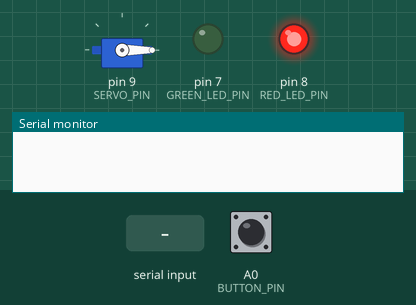
A sketch run on a simulated Arduino Uno, built with avr-gcc and run on an emulated ATmega328P. On the bench: servo, output pins drawn as LEDs (lit = HIGH), the last lines printed to the serial monitor. Dashed ring = blinking. Inputs (shaded band) come from the test bench; at power-on: A0 (BUTTON_PIN) LOW.

Above: at 1.2 s.
1.3 s: A0 (BUTTON_PIN) pulled HIGH for 0.15 s
At 1.55 s:
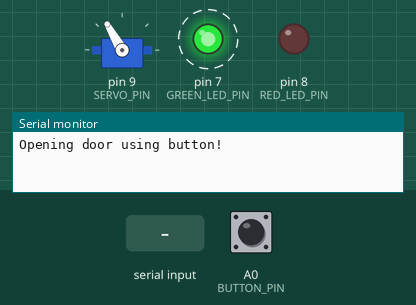
4.3 s: "1\n" received over Serial
At 7.0 s:
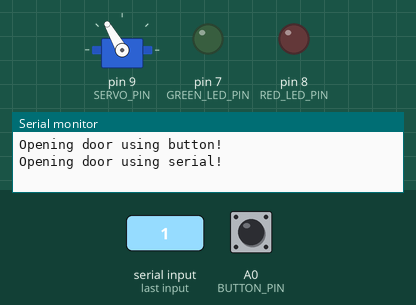
7.3 s: A0 (BUTTON_PIN) pulled HIGH for 1 s
At 10.1 s:
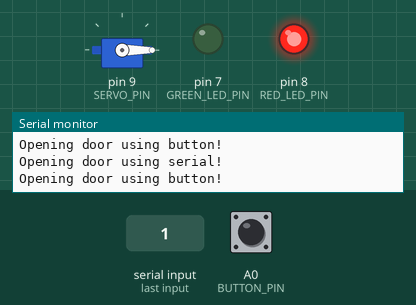
10.3 s: A0 (BUTTON_PIN) pulled HIGH for 3.2 s
At 10.55 s:
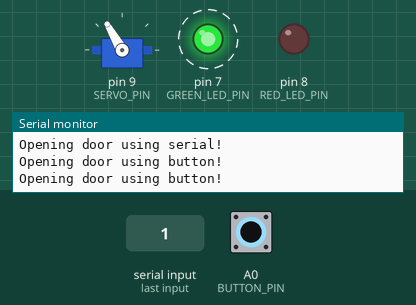
Timing chart, 0 to 15.8 s (numbered marks = the images above; inputs shaded):
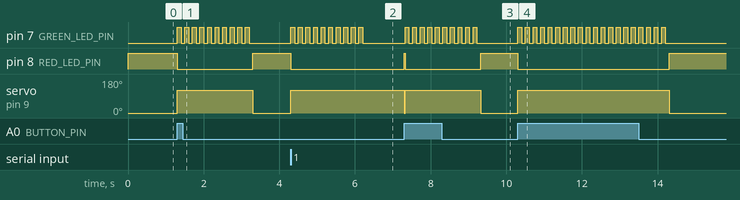

The sketch:

servo-serial.ino
```cpp
/**
 * Turns a servo to open a door knob by taking input from serial
 * or by pushing a button.
 */
 #include <Servo.h>

/**
 * Servo object.
 */
Servo servo;

/**
 * Pin for reading push button state.
 */
const int BUTTON_PIN = A0;

/**
 * Pin for the green LED.
 */
const int GREEN_LED_PIN = 7;

/**
 * Pin for the red LED.
 */
const int RED_LED_PIN = 8;

/**
 * Pin for the servo motor.
 */
const int SERVO_PIN = 9;

/**
 * Angle when the servo is in opened state.
 */
const int OPEN_ANGLE = 120;

/**
 * Angle when the servo is in closed state.
 */
const int CLOSE_ANGLE = 0;

/**
 * Returns true if the button is pressed, otherwise false.
 */
static bool isButtonPressed() {
  return digitalRead(BUTTON_PIN) == HIGH;
}

/**
 * Returns true if there's a 1 read on serial.
 */
static bool isSerialOne() {
  while (Serial.available() > 0) {
    if (Serial.parseInt() == 1) {
      return true;
    }
  }
  return false;
}

/**
 * Blinks the green LED.
 */
static void blinkGreenLED() {
  for (int i = 0; i < 10; ++i) {
    digitalWrite(GREEN_LED_PIN, HIGH);
    delay(100);
    digitalWrite(GREEN_LED_PIN, LOW);
    delay(100);
  }
}

/**
 * Opens the door, turns off the red LED and blinks the green LED.
 */
static void openDoor() {
  digitalWrite(RED_LED_PIN, LOW);
  servo.write(OPEN_ANGLE);
  blinkGreenLED();
}

/**
 * Set up serial, push button, LEDs and attach the servo.
 */
void setup() {
  Serial.begin(9600);
  pinMode(BUTTON_PIN, INPUT);
  pinMode(GREEN_LED_PIN, OUTPUT);
  pinMode(RED_LED_PIN, OUTPUT);
  servo.attach(SERVO_PIN);
}

/**
 *
 */
void loop() {
  if (isButtonPressed()) {
    Serial.println("Opening door using button!");
    openDoor();
  } else if (isSerialOne()) {
    Serial.println("Opening door using serial!");
    openDoor();
  } else {
    servo.write(CLOSE_ANGLE);
    digitalWrite(RED_LED_PIN, HIGH);
    delay(20);
  }
}
```

Measured:
- after the input at 1.3 s, pin 7 (GREEN_LED_PIN): alternates HIGH for 0.10 s and LOW for 0.10 s, 20 changes in all, then stays LOW, starting at once; pin 8 (RED_LED_PIN): HIGH → LOW at once, → HIGH 2.0 s later; servo on pin 9 (SERVO_PIN): 0° → 120° at once, → 0° 2.0 s later
- after the input at 4.3 s, pin 7 (GREEN_LED_PIN): alternates HIGH for 0.10 s and LOW for 0.10 s, 20 changes in all, then stays LOW, starting at once; pin 8 (RED_LED_PIN): HIGH → LOW at once; servo on pin 9 (SERVO_PIN): 0° → 120° at once
- after the input at 7.3 s, pin 7 (GREEN_LED_PIN): alternates HIGH for 0.10 s and LOW for 0.10 s, 20 changes in all, then stays LOW, starting at once
- after the input at 10.3 s, pin 7 (GREEN_LED_PIN): alternates HIGH for 0.10 s and LOW for 0.10 s, 40 changes in all, then stays LOW, starting at once; pin 8 (RED_LED_PIN): HIGH → LOW at once, → HIGH 4.0 s later; servo on pin 9 (SERVO_PIN): 0° → 120° at once, → 0° 4.0 s later
